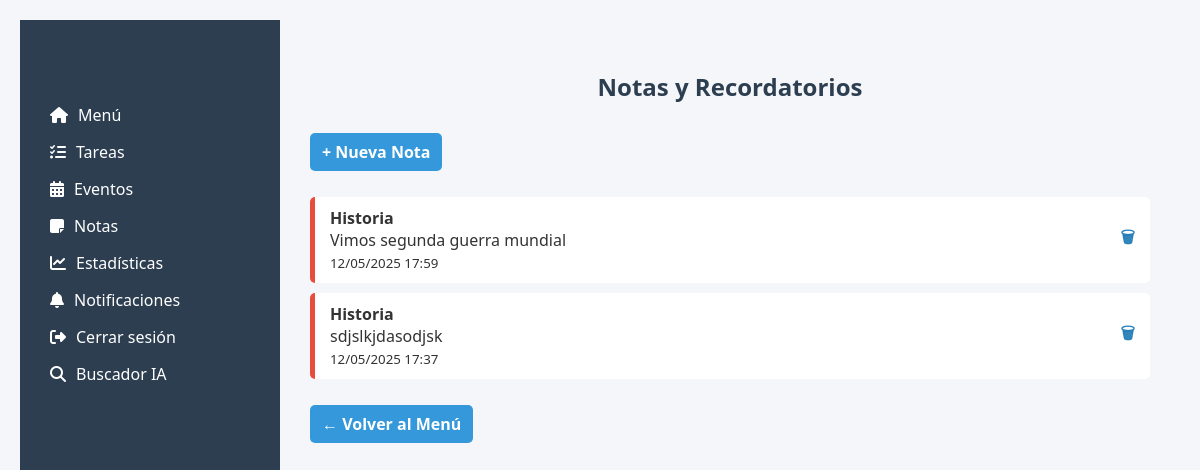
/notas (signed in), run on the app's committed database.
### app/models.py (models this page shows)
class Note(db.Model):
    id = db.Column(db.Integer, primary_key=True)
    content = db.Column(db.Text, nullable=False)
    tag = db.Column(db.String(100))  # etiqueta o materia
    date_created = db.Column(db.DateTime, default=datetime.utcnow)
    user_id = db.Column(db.Integer, db.ForeignKey('user.id'), nullable=False)

### app/routes.py (the view)
@app.route('/notas')
@login_required
def notas():
    notas = Note.query.filter_by(user_id=current_user.id).order_by(Note.date_created.desc()).all()
    return render_template('notas.html', notas=notas)

### app/routes.py (called while the page is built)
@login_manager.user_loader
def load_user(user_id):
    return User.query.get(int(user_id))

### app/templates/notas.html
{% extends "base.html" %}
{% block content %}
<h2>Notas y Recordatorios</h2>
<a class="btn" href="{{ url_for('nueva_nota') }}">+ Nueva Nota</a>
<ul class="lista-tareas">
    {% for nota in notas %}
        <li class="tarea pendiente">
            <div>
                <strong>{{ nota.tag if nota.tag else 'Sin etiqueta' }}</strong><br>
                {{ nota.content }}<br>
                <small>{{ nota.date_created.strftime('%d/%m/%Y %H:%M') }}</small>
            </div>
            <a href="{{ url_for('eliminar_nota', id=nota.id) }}" title="Eliminar">🗑</a>
        </li>
    {% else %}
        <li>No tienes notas aún.</li>
    {% endfor %}
</ul>
<a class="btn" href="{{ url_for('menu') }}">← Volver al Menú</a>
{% endblock %}

### app/static/styles.css (style rules this page uses)
body { font-family: Arial, sans-serif; background-color: #f6f8fa; color: #333; padding: 20px; }
h1, h2 { text-align: center; color: #2c3e50; }
ul.lista-tareas { list-style: none; padding: 0; }
li.tarea { background: #fff; padding: 10px 15px; margin: 10px 0; border-left: 5px solid #3498db; border-radius: 5px; display: flex; justify-content: space-between; align-items: center; }
li.pendiente { border-left-color: #e74c3c; }
a { text-decoration: none; margin-left: 10px; color: #2980b9; font-weight: bold; }
.btn { display: inline-block; background-color: #2980b9; color: white; padding: 8px 12px; margin: 10px 0; border-radius: 5px; text-decoration: none; }
body { margin: 0; font-family: 'Segoe UI', sans-serif; background-color: #f4f6f9; }
.btn { background-color: #3498db; color: white; padding: 8px 12px; border-radius: 5px; text-decoration: none; display: inline-block; }
.lista-tareas { list-style: none; padding: 0; }
.tarea { background-color: white; padding: 15px; margin-bottom: 10px; border-left: 5px solid #3498db; border-radius: 5px; display: flex; justify-content: space-between; align-items: center; }

### data on the page
Note: tag "Historia", content "Vimos segunda guerra mundial", date_created "12/05/2025 17:59"
Note: tag "Historia", content "sdjslkjdasodjsk", date_created "12/05/2025 17:37"
